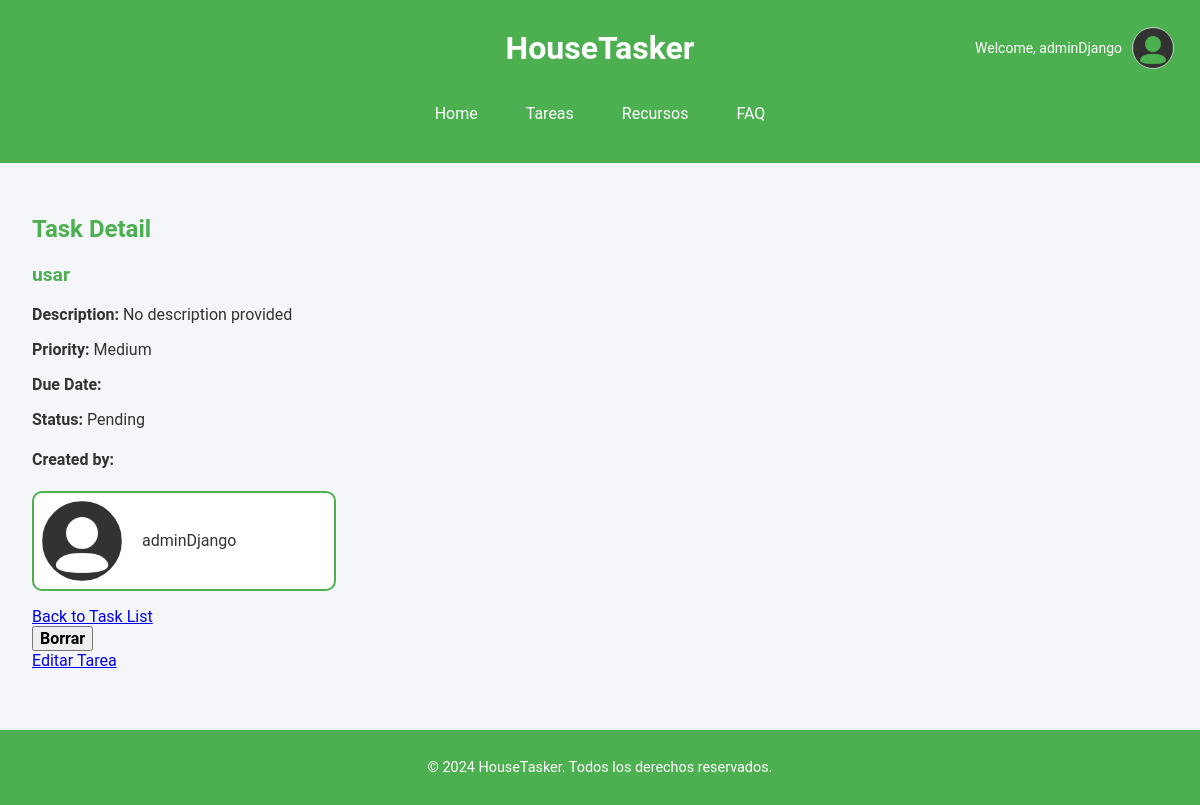
Page /tasks/6/ (signed in) on the committed database.
### appHouseTasker/models.py (models this page shows, shortened)
class CustomUser(AbstractUser):
    profile_image = models.ImageField(upload_to='profile-pictures/', blank=True, null=True)

class Task(models.Model):
    LOW = 'Low'
    MEDIUM = 'Medium'
    HIGH = 'High'
    PRIORITY_CHOICES = [
        (LOW, 'Low'),
        (MEDIUM, 'Medium'),
        (HIGH, 'High'),
    ]
    title = models.CharField(max_length=255)
    description = models.TextField(blank=True, null=True)
    priority = models.CharField(max_length=6, choices=PRIORITY_CHOICES, default=MEDIUM)
    start_date = models.DateTimeField(default=timezone.now)
    duration = models.DurationField()
    completed = models.BooleanField(default=False)
    resources = models.ManyToManyField('Resource', related_name="tasks", blank=True)
    created_by = models.ForeignKey(CustomUser, on_delete=models.CASCADE)
    is_overlapping = models.BooleanField(default=False)

### appHouseTasker/views.py (the view)
# urls.py: path('tasks/<int:task_id>/', views.task_detail, name='task_detail'),  # View task details
@login_required
def task_detail(request, task_id):
    task = get_object_or_404(Task, pk=task_id)
    return render(request, 'task_detail.html', {'task': task})

### appHouseTasker/templates/task_detail.html (shortened to what this page needs)
{% extends "base.html" %}
{% load static %}
{% block head %}
<link rel="stylesheet" href="{% static 'css/task_detail.css' %}">
{% endblock %}
{% block main %}
	{% if task %}
		<h2>Task Detail</h2>
		<h3>{{ task.title }}</h3>
		<p><strong>Description:</strong> {{ task.description|default:"No description provided" }}</p>
		<p><strong>Priority:</strong>
			{% if task.priority == task.LOW %}Low
			{% elif task.priority == task.MEDIUM %}Medium
			{% elif task.priority == task.HIGH %}High
		{% endif %}
		</p>
		<p><strong>Due Date:</strong> {{ task.due_date|date:"F j, Y, g:i a" }}</p>
		<p><strong>Status:</strong> {% if task.completed %}Completed{% else %}Pending{% endif %}</p>
		<h4>Created by:</h4>
		<div class="task-creator">
			{% if task.created_by.profile_image %}
			<img src="{{ task.created_by.profile_image.url }}" alt="{{ task.created_by.username }}'s profile image" class="profile-img">
			{% else %}
			<img src="{% static 'img/default_pfp.png' %}" alt="Default profile image" class="profile-img">
			{% endif %}
			<p>{{ task.created_by.username }}</p>
		</div>
		<a href="{% url 'task_list' %}">Back to Task List</a>
		<form action="{% url 'task_delete' task.id %}" method="post">
			<button type="submit" class="btn btn-danger">Borrar</button>
		</form>
		<div class="edit-task-button-container">
			<a href="{% url 'task_edit' task.id %}" class="edit-task-button">Editar Tarea</a>
		</div>
	{% else %}
		<p>No existe esta tarea.</p>
	{% endif %}
{% endblock %}

### appHouseTasker/templates/base.html (shortened to what this page needs)
{% load static %}
<!DOCTYPE html>
<html lang="es">
	<head>
		<link rel="stylesheet" href="{% static 'css/ht.css' %}">
		<link rel="stylesheet" href="{% static 'css/fonts.css' %}">
		{% block head %}{% endblock %}
	</head>
	<body>
		<header>
            <div class="header-container">
                <h1>{% block header-title %}HouseTasker{% endblock %}</h1>
                <div class="user-info">
                    {% if user.is_authenticated %}
                        <div class="profile">
                            <p>Welcome, {{ user.username }}</p>
                            {% if user.profile_image %}
                                <img src="{{ user.profile_image.url }}" alt="Profile picture" class="profile-pic">
                            {% else %}
                                <img src="{% static 'img/default_pfp.png' %}" alt="Default profile picture" class="profile-pic">
                            {% endif %}
                        </div>
                    {% endif %}
                </div>
            </div>
            <nav>
                {% block nav %}
                <a href="{% url 'home' %}">Home</a>
                <a href="{% url 'task_list' %}">Tareas</a>
                <a href="{% url 'resource_list' %}">Recursos</a>
                <a href="FAQ.html">FAQ</a>
                {% endblock %}
            </nav>
        </header>
		<main>
			{% block main %}
			{% endblock %}
		</main>
		<footer>
			<p>© 2024 HouseTasker. Todos los derechos reservados.</p>
		</footer>
	</body>
</html>

### appHouseTasker/static/css/ht.css (style rules this page uses)
body, html { font-family: Arial, sans-serif; margin: 0; padding: 0; color: #333; background-color: #f4f6f9; }
header, footer { background-color: #4CAF50; color: white; text-align: center; padding: 1em; }
h1 { font-size: 2em; margin: 0; }
h2, h3 { color: #4CAF50; }
main { padding: 2em; }
nav { display: flex; justify-content: center; gap: 1em; margin: 1em 0; }
nav a { color: white; text-decoration: none; padding: 0.5em 1em; }
footer { margin-top: 2em; font-size: 0.9em; }
.header-container { display: grid; grid-template-columns: 1fr auto 1fr; align-items: center; padding: 10px; position: relative; }
.header-container h1 { grid-column: 2; text-align: center; margin: 0; }
.user-info { grid-column: 3; justify-self: end; }
.user-info .profile { display: flex; align-items: center; }
.user-info .profile p { margin-right: 10px; font-size: 14px; }
.profile-pic { width: 40px; height: 40px; border-radius: 50%; border: 1px solid #ccc; }

### appHouseTasker/static/css/task_detail.css (style rules this page uses)
.task-creator { background-color: #fff; border: 2px solid #4CAF50; border-radius: 10px; padding: 0.5em; transition: background-color 0.3s ease; display: flex; align-items: center; margin: 0 0 1em 0; }
.task-creator .profile-img { width: 5em; height: auto; border-radius: 50%; margin-right: 20px; }
.task-creator p { color: #333; font-size: 1em; text-align: center; }
@media only screen and (min-width: 961px) { .task-creator { width: 25%; } }

### rows in the picture
CustomUser: username "adminDjango"
Task: title "usar", description "No description provided", created_by.username "adminDjango"
